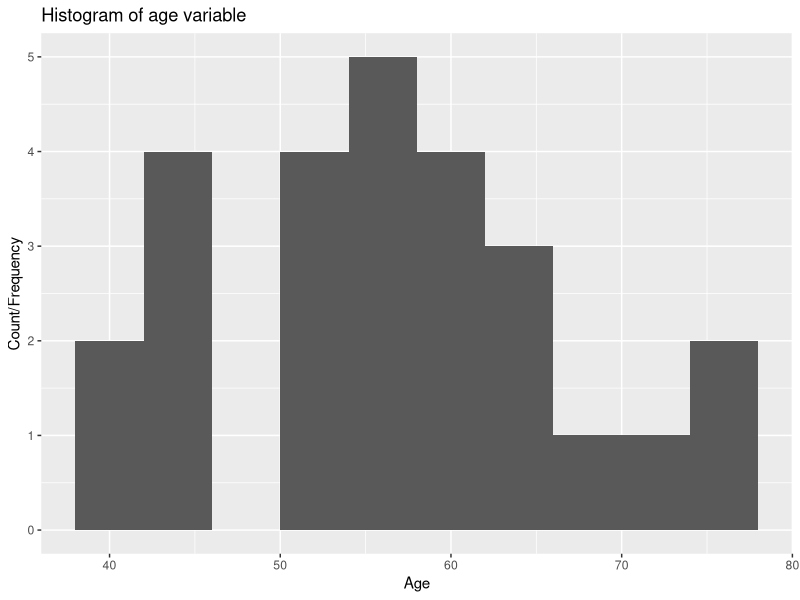

Reproduce this figure in R. (Note: this script raises an error after producing the figure.)
# Load required packages
list.of.packages <- c("survival", "survminer", "dplyr")
new.packages <- list.of.packages[!(list.of.packages %in% installed.packages()[,"Package"])]
if(length(new.packages)) install.packages(new.packages)

library(survival)
library(survminer)
library(dplyr)

# Import the ovarian cancer dataset and have a look at it
glimpse(ovarian)

# Dichotomize age and change data labels
ovarian$rx <- factor(ovarian$rx,
                     levels = c("1", "2"),
                     labels = c("A", "B"))
ovarian$resid.ds <- factor(ovarian$resid.ds,
                           levels = c("1", "2"),
                           labels = c("no", "yes"))
ovarian$ecog.ps <- factor(ovarian$ecog.ps,
                          levels = c("1", "2"),
                          labels = c("good", "bad"))

# Data seems to be bimodal
ggplot(ovarian,aes(x=age)) + geom_histogram(binwidth=4) + labs(title="Histogram of age variable", x="Age", y="Count/Frequency")

# Therefore, let us build a categorical variable based on the natural separator (age 50)
ovarian <- ovarian %>% mutate(age_group = ifelse(age >=50, "old", "young"))
ovarian$age_group <- factor(ovarian$age_group)

# Fit survival data using the Kaplan-Meier method
surv_object <- Surv(time = ovarian$futime, event = ovarian$fustat)
surv_object

fit1 <- survfit(surv_object ~ rx, data = ovarian)
summary(fit1)

# Observe the results graphically
ggsurvplot(fit1, data = ovarian, pval = TRUE)

# Examine predictive value of residual disease status
fit2 <- survfit(surv_object ~ resid.ds, data = ovarian)
ggsurvplot(fit2, data = ovarian, pval = TRUE)

# Fit a Cox proportional hazards model
fit.coxph <- coxph(surv_object ~ rx + resid.ds + age_group + ecog.ps,
                   data = ovarian)
# Investigate the results
ggforest(fit.coxph, data = ovarian)
